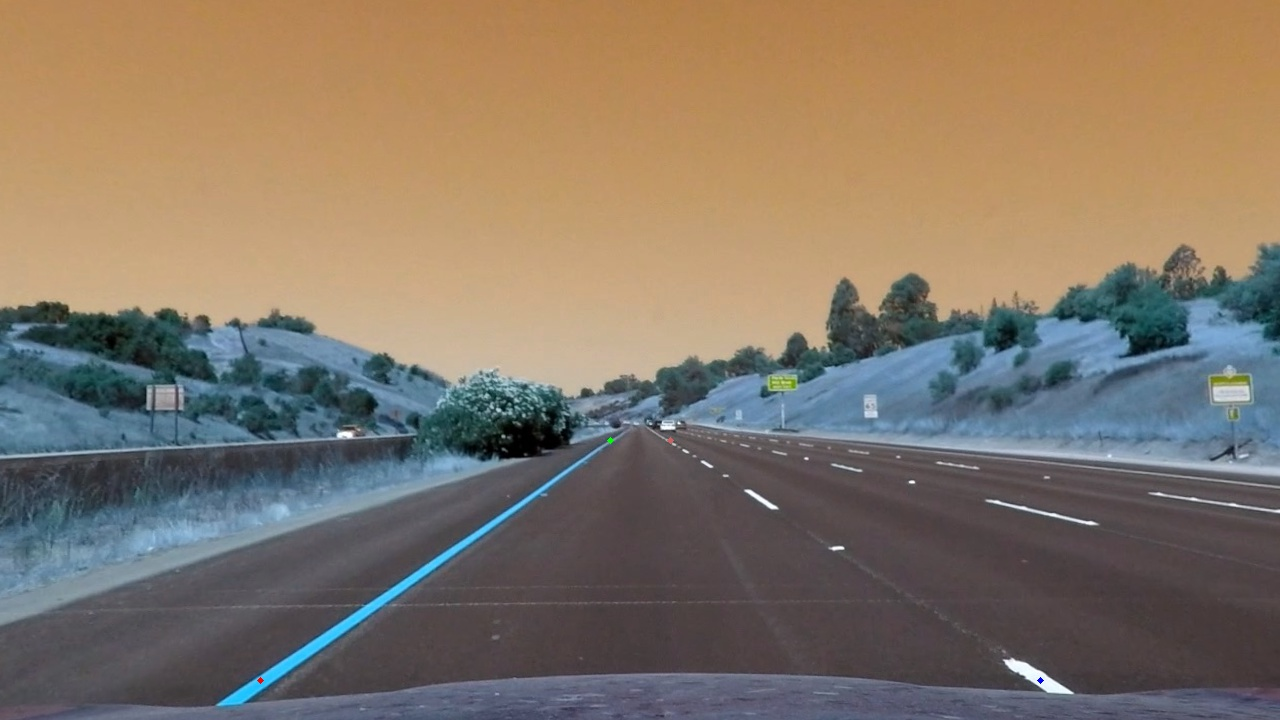
#> input picture test.jpg, 1280 x 720 px, given in place of project_video.mp4, which was not available
$ python lane_line_finding.py   (older library calls are emulated)
#> lines starting #> are read from the running program, lines starting #| are printed output that depends on the picture; after the words box and inside, x2 and y2 are one past the last pixel; in counts of white or black regions, pixels touching at a corner belong together; pictures that were not available may be replaced by others from this repository, and a replacement may not be noted
#> further down, frame is the input picture: shape (720, 1280, 3); mean B, G, R 103.6, 118.3, 131.6
##Author : Sergio Omar Martinez Garcia
#The aim of this project is to find the lane line of a road,
#the imput will be a stream of video

#1 Get the matrix camera and distortion matrix
#2 use the distortion matrix to undistort images
#3 simplyfy the images using gray and s channel from hvs color space
#4 use sovel operator to get the gradient to extract the line lines
#5 mask the region of interest
#6 use warp transformation to make birds-eye view of the road
#7 use sliding window and histogram to follow the path of the lane line
#8 get a second grade function for left and right lane line
#9 find the curvature of the road
#10 unwarp the image
#11 add curvature and the center of the car according to the lane_line


import cv2
import numpy as np
import pickle
import time
import glob
from  matplotlib import pyplot as plt


#look for camera_matrix file
def retrieve_camera_values():
    try:
        with open('camera_matrix.pickle','rb') as camera_matrix_file:
#> (reads camera_matrix.pickle from the repository)
            mtx, dist = pickle.load(camera_matrix_file)
    except:
        print('Camera matrix and distortion  matrix do not exist.')
        print('starting camera calibration')
        camera_calibration()
    return mtx,dist

# [24 lines left out: function camera_calibration, not called in this run]

def undistort(img):
    mtx,dist = retrieve_camera_values()
    undistorted  = cv2.undistort(img,mtx,dist,None,mtx)
    return undistorted

def convert_hvs_space(img):
    gray = cv2.cvtColor(img,cv2.COLOR_RGB2GRAY)
    s_channel = cv2.cvtColor(img,cv2.COLOR_RGB2HLS)[:,:,2]
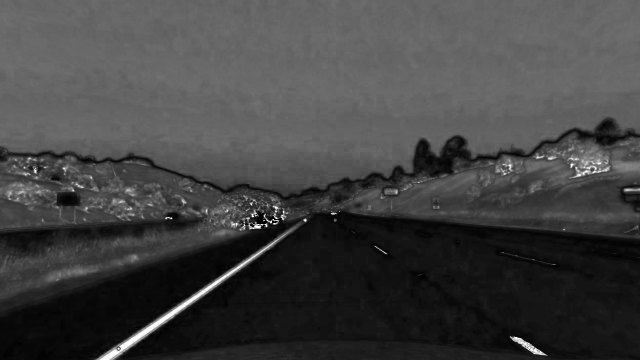
#> s_channel: shape (720, 1280) (shown at 1/2 size); min 0, max 255, mean 66
    return s_channel

def apply_sobel(gray,min,max):
    # Sobel x
#> called with min = 20, max = 150
    sobelx = cv2.Sobel(gray, cv2.CV_64F, 1, 0) # Take the derivative in x
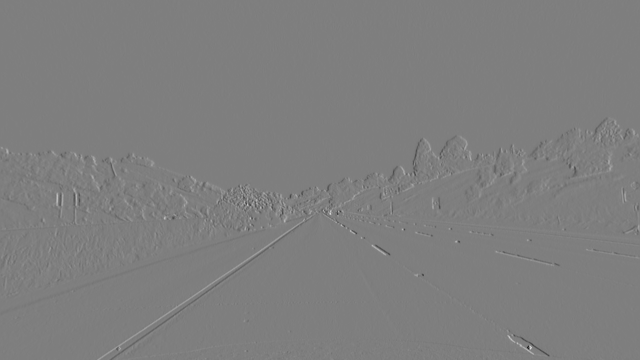
#> sobelx: shape (720, 1280) float64 (shown at 1/2 size); min -703, max 711, mean 0; drawn with min black and max white
    abs_sobelx = np.absolute(sobelx) # Absolute x derivative to accentuate lines away from horizontal
    scaled_sobel = np.uint8(255*abs_sobelx/np.max(abs_sobelx))
    sxbinary = np.zeros_like(scaled_sobel)
    sxbinary[(scaled_sobel >= min) & (scaled_sobel <= max)] = 255
    return sxbinary

def stake_in_binnary_channels(img):
    gray = cv2.cvtColor(img,cv2.COLOR_BGR2GRAY)
    s_channel = convert_hvs_space(img)
    gray_binary = np.zeros_like(gray)
    sobel_gray = apply_sobel(gray,20,150)
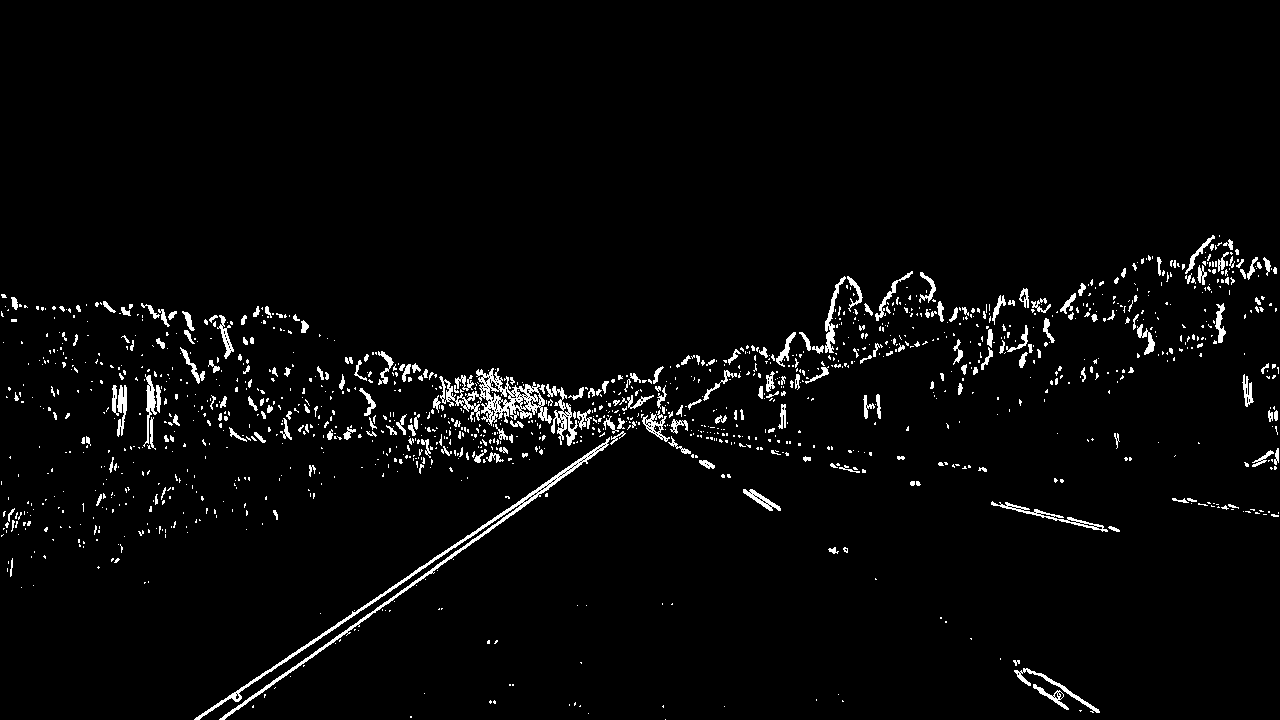
#> sobel_gray: shape (720, 1280); 3% white in thin lines or dots, all inside (x1, y1, x2, y2) = (1, 235, 1279, 720)
    #gray_binary[(gray>80)&(gray<180)]=255
    s_channel_binnary = np.zeros_like(s_channel)
    s_channel_binnary[(s_channel>110)&(s_channel<255)] = 255
    #sobel_s_channel = apply_sobel(s_channel_binnary,20,150)
    stk = np.zeros_like(s_channel_binnary)
    stk[(sobel_gray==255)|(s_channel_binnary==255)] = 255
    return stk

def apply_mask(img):
    region_select = np.zeros(img.shape)

    x_size = img.shape[1]
    y_size = img.shape[0]

    left_bottom = [200,720]
    right_bottom = [1150,720]
    left_top =  [610,400]
    right_top = [1280-610,400]

    #let's generate the four lines that will delimit our mask
    fit_top = np.polyfit((left_top[0],right_top[0]),(left_top[1],right_top[1]),1)
    fit_left = np.polyfit((left_bottom[0],left_top[0]),(left_bottom[1],left_top[1]),1)
    fit_right = np.polyfit((right_bottom[0],right_top[0]),(right_bottom[1],right_top[1]),1)
    fit_bottom  = np.polyfit((left_bottom[0],right_bottom[0]),(left_bottom[1],right_bottom[1]),1)

    XX,YY = np.meshgrid(np.arange(0,x_size),np.arange(0,y_size))
    region_threshold = (YY > (XX*fit_left[0]+ fit_left[1])) &\
            (YY > (XX*fit_right[0] + fit_right[1])) & \
            (YY > (XX*fit_top[0] + fit_top[1])) & \
            (YY < (XX*fit_bottom[0] + fit_bottom[1]))

    region_select[region_threshold] = [255]
    masked_stk = np.zeros_like(img)
    masked_stk[(img > 0) & (region_select > 250 )] = 255
    return masked_stk

def warp_image(img):
    x_shape = img.shape[1]
    y_shape = img.shape[0]

    red_p = (192,720)
    blue_p = (592,450)
    yellow_p =(1280 - 160,720)
    green_p = (687,450)

    src = np.float32(
    [[192,720],
    [592,450],
    [(1280-160),720],
    [(687),450]]
    )

    dst = np.float32([
    [192+200,720],#derecha
    [192+200,100],
    [(1280 - 160)/2+100,720],#izquierda abajo
    [(1280 - 160)/2+100,100]] #izquierda arriba
    )
    m = cv2.getPerspectiveTransform(src, dst)
    img_size = (img.shape[1],img.shape[0])
    warped = cv2.warpPerspective(img, m, img_size, flags=cv2.INTER_LINEAR)
    return warped

def sliding_window(warped):
    histogram = np.sum(warped[warped.shape[0]//2:,:],axis=0)
    #plt.plot(histogram)
    #plt.show()
    first_max = np.argmax(histogram)
    left_margin = np.argmax(histogram) - 50
    right_margin = np.argmax(histogram) + 50
    histogram[(left_margin):(right_margin)]=0
    second_max = np.argmax(histogram)
    watch_dog = 0

   # while not((second_max > first_max-270-30) and (second_max < first_max-270+30)
   #         or ((second_max < first_max +270 + 30) and (second_max > first_max+270 -30))):
   #     #plt.plot(histogram)
   #     #plt.show()
   #     histogram[(second_max-50):(second_max+50)]= 0
   #     second_max = np.argmax(histogram)
   #     watch_dog +=1
   #     if watch_dog > 5:
   #         break
    #left =0 , right =1
    second_max = first_max + 270
    second_max_side = True
    if (second_max > first_max-270-30) and (second_max < first_max-270+30):
        second_max_side =  False
    if (second_max < first_max +270 + 30) and (second_max > first_max+270 -30):
        second_max_side = True

        lane_center = (first_max + second_max) // 2

       #hiper parameters
    n_windows = 8
    margin = 35
    min_pix = 15
    #set the hight of the window
    window_height = warped.shape[0]//n_windows
    non_zero = warped.nonzero()
    non_zero_y = non_zero[0]
    non_zero_x = non_zero[1]
    left_current = first_max
    right_current = second_max
    warped = cv2.circle(warped,(first_max,700),radius=10,color=(255,255,255),thickness=-1)
    warped = cv2.circle(warped,(second_max,700),10,(255,255,255),-1)
    left_lane_inds = []
    right_lane_inds = []
    for window in range(n_windows):
        win_y_low = warped.shape[0]- (1+window) * window_height
        win_y_high = warped.shape[0] - window * window_height
        win_xleft_low = left_current - margin
        win_xleft_high = left_current + margin
        win_xright_low = right_current - margin
        win_xright_high = right_current + margin
        #draw  boxes
        nz_left_index = ((non_zero_y >= win_y_low) & (non_zero_y <=win_y_high)&
                (non_zero_x >= win_xleft_low) & (non_zero_x <= win_xleft_high)).nonzero()[0]
        nz_right_index = ((non_zero_y >= win_y_low) & (non_zero_y <=win_y_high)&
                (non_zero_x >= win_xright_low) & (non_zero_x <= win_xright_high)).nonzero()[0]
        if(len(nz_left_index)>min_pix):
            left_current = int(np.mean(non_zero_x[nz_left_index]))

        if(len(nz_right_index)>min_pix):
            right_current = int(np.mean(non_zero_x[nz_right_index]))
        else:
            right_current = left_current + 270
        cv2.rectangle(warped,(win_xleft_low,win_y_low),(win_xleft_high,win_y_high),(255,255,255), 2)
        cv2.rectangle(warped,(win_xright_low,win_y_low),(win_xright_high,win_y_high),(255,255,0), 2)
        left_lane_inds.append(nz_left_index)
        right_lane_inds.append(nz_right_index)

    try:
        left_lane_inds = np.concatenate(left_lane_inds)
        right_lane_inds = np.concatenate(right_lane_inds)
    except:
        pass
    #extract left and right pixel position
    leftx = non_zero_x[left_lane_inds]
    lefty = non_zero_y[left_lane_inds]
    rightx = non_zero_x[right_lane_inds]
    righty = non_zero_y[right_lane_inds]
    return leftx,lefty,rightx,righty

def return_polynomial(p_left_fit,p_right_fit,leftx,lefty,rightx,righty,img):
    try:
        left_fit = np.polyfit(lefty,leftx,2)
        right_fit = np.polyfit(righty,rightx,2)
    except:
        left_fit = p_left_fit
        right_fit =p_right_fit
    #generate x and y for ploting
    ploty = np.linspace(0,img.shape[0]-1, img.shape[0])
    try:
        left_fitx = left_fit[0]*ploty**2 + left_fit[1]*ploty + left_fit[2]
        right_fitx = right_fit[0]*ploty**2+right_fit[1]*ploty + right_fit[2]
    except:
        print("the function fail to fit a line")
        left_fitx = ploty**2 + ploty + 1
        right_fitx = ploty**2 + ploty + 1
    #img[lefty,leftx] = [255]
    #img[righty,rightx] = [255]
    left_fitx = left_fitx.astype(int)
    right_fitx = right_fitx.astype(int)
    return ploty,left_fit,right_fit

# [17 lines left out: function search_around_poly, not called in this run]

def draw_green_path(img,ploty,left_fit,right_fit):
    out_img = np.zeros((img.shape[0],img.shape[1],3),dtype=np.uint8)
    left_points = []
    right_points = []
    lane_points = []
    for y in ploty:
        x_left = left_fit[0]*(y**2) + left_fit[1]*y + left_fit[2]
        x_right = right_fit[0]*(y**2) + right_fit[1]*y + right_fit[2]
        left_points.append([x_left,y])
        right_points.append([x_right,y])
    #pts = np.column_stack((ploty,left_fitx))
    #print(type(pts))
    #print(left_fitx.shape)
    cv2.polylines(out_img,[np.array(left_points,np.int32)],False,(255,0,0),5)
     #cv2.drawContours(img, [np.array(x_right)], 0, (0,0,255), 2)
    lane_points = left_points + list(reversed(right_points))
    cv2.fillPoly(out_img,np.array([lane_points],dtype=np.int32),(0,255,0))
    return out_img

def unwarp(img):
    x_shape = img.shape[1]
    y_shape = img.shape[0]

    red_p = (192,720)
    blue_p = (592,450)
    yellow_p =(1280 - 160,720)
    green_p = (687,450)

    src = np.float32(
    [[192,720],
    [592,450],
    [(1280-160),720],
    [(687),450]]
    )

    dst = np.float32([
    [192+200,720],
    [192+200,100],
    [(1280 - 160)/2+100,720],
    [(1280 - 160)/2+100,100]]
    )
    m = cv2.getPerspectiveTransform(dst,src)
    img_size = (img.shape[1],img.shape[0])
    unwarped = cv2.warpPerspective(img, m, img_size, flags=cv2.INTER_LINEAR)
    return unwarped

def measure_curvature_pixels(ploty, left_fit, right_fit,pre_curvature):
    y_eval = np.max(ploty)
    ym_per_pix = 30/720
    xm_per_pix = 3.7/700
    left_curverad = ((1 + (2*left_fit[0]*y_eval*ym_per_pix + left_fit[1])**2)**1.5) / np.absolute(2*left_fit[0])
    right_curverad = ((1 + (2*right_fit[0]*y_eval*ym_per_pix + right_fit[1])**2)**1.5) / np.absolute(2*right_fit[0])
    #left_curved and right_curved  are for only pixels
    #left_curverad =  ((1 + (2*left_fit[0]*y_eval + left_fit[1])**2)**(1.5))/np.absolute(2*left_fit[0])
    #right_curverad = ((1 + (2*right_fit[0]*y_eval + right_fit[1])**2)**(1.5))/np.absolute(2*right_fit[0])
    return (left_curverad/1000)

def lpf_curvature(prev_est,cur_meassurement):
    alpha =  0.9
    est = alpha*(float(prev_est)) + (1-alpha)*float(cur_meassurement)
    return est

def add_information(img,curvature,center):
    font                   = cv2.FONT_HERSHEY_SIMPLEX
    pos                    = (30,50)
    scale                  = 1
    color                  = (255,255,255)
    line_type               = 2
    str_curvature = "Current curvature: " + "%.2f" % curvature + "km"
    cv2.putText(img,str_curvature,pos,font,scale,color,line_type)
    str_center = "Center of the car: " + str(int(center)) +" cm"
    pos = (30,80)
    cv2.putText(img,str_center,pos,font,scale,color,line_type)
    return img

def center_of_car(img,left_fit,right_fit):
    car_center = (1280/2)
    y = 720
    left_point = (left_fit[0]*(y**2) + y*left_fit[1]+left_fit[2])
    right_point = (right_fit[0]*(y**2) + y*right_fit[1]+right_fit[2])
    #note that the adjust of 118 is because the warping transformation
    center_of_lane = (left_point+right_point)/2 - (car_center-118)
    center_in_cm = center_of_lane * .74
    #draw the center of the car
    img = cv2.circle(img, (1280//2,700), 5,(255,0,0), thickness=2)
    img = cv2.circle(img,(int(left_point+right_point)//2+118,700),4,(0,0,255),3)
    return img,center_in_cm

def process_images(frame,p_left_fit,p_right_fit,prev_est):
    #1)Camera calibration and apply undistortion
    u_img = undistort(frame)
    #2)color transformation and stacking them
    stk = stake_in_binnary_channels(u_img)
    #3)Masking the area of interest
    masked = apply_mask(stk)
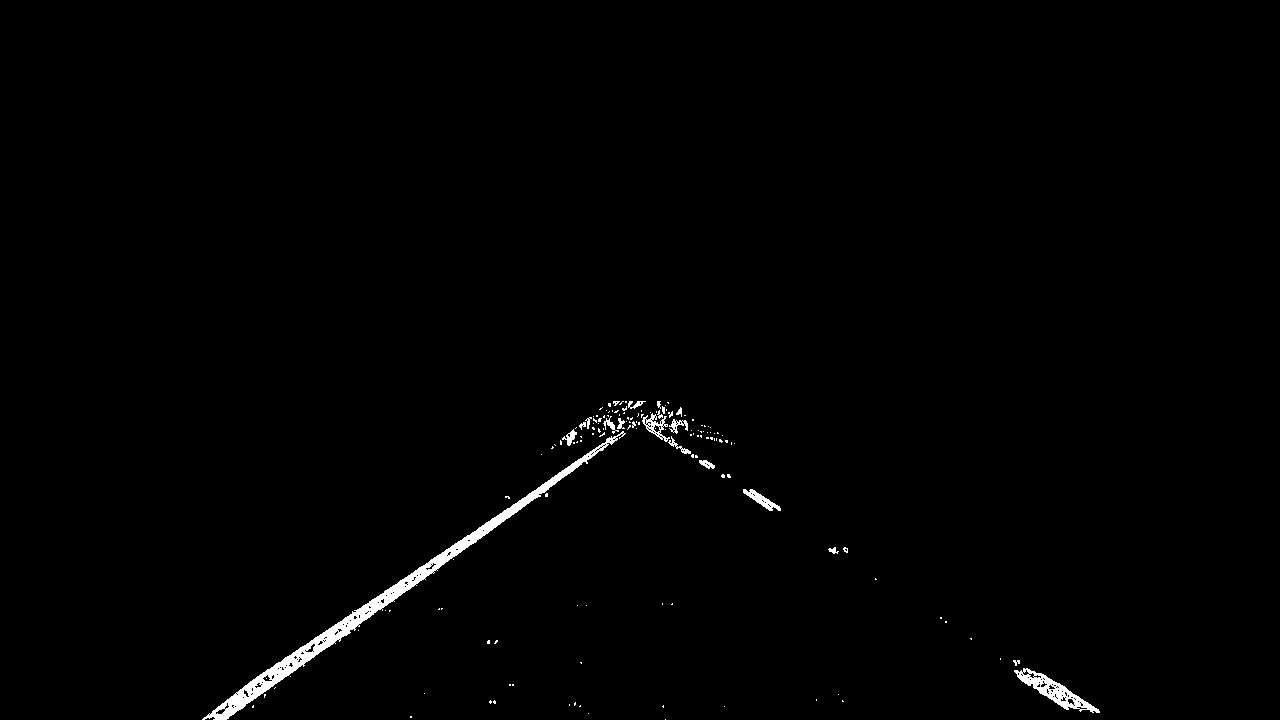
#> masked: shape (720, 1280); 0.92% white; 146 white regions (126 under 20 px), largest, box (x1, y1, x2, y2) and area: (202, 431, 626, 720) 5439, (1014, 668, 1100, 713) 1079, (743, 489, 781, 511) 289
    #this masked is just for testing purposes
    #masked  = cv2.circle(masked,(1280//2,700),8,(255,255,255),10)
    #4) Apply perspective transformation
    warped = warp_image(masked)
#> (the rest of the program and of its run is left out)
